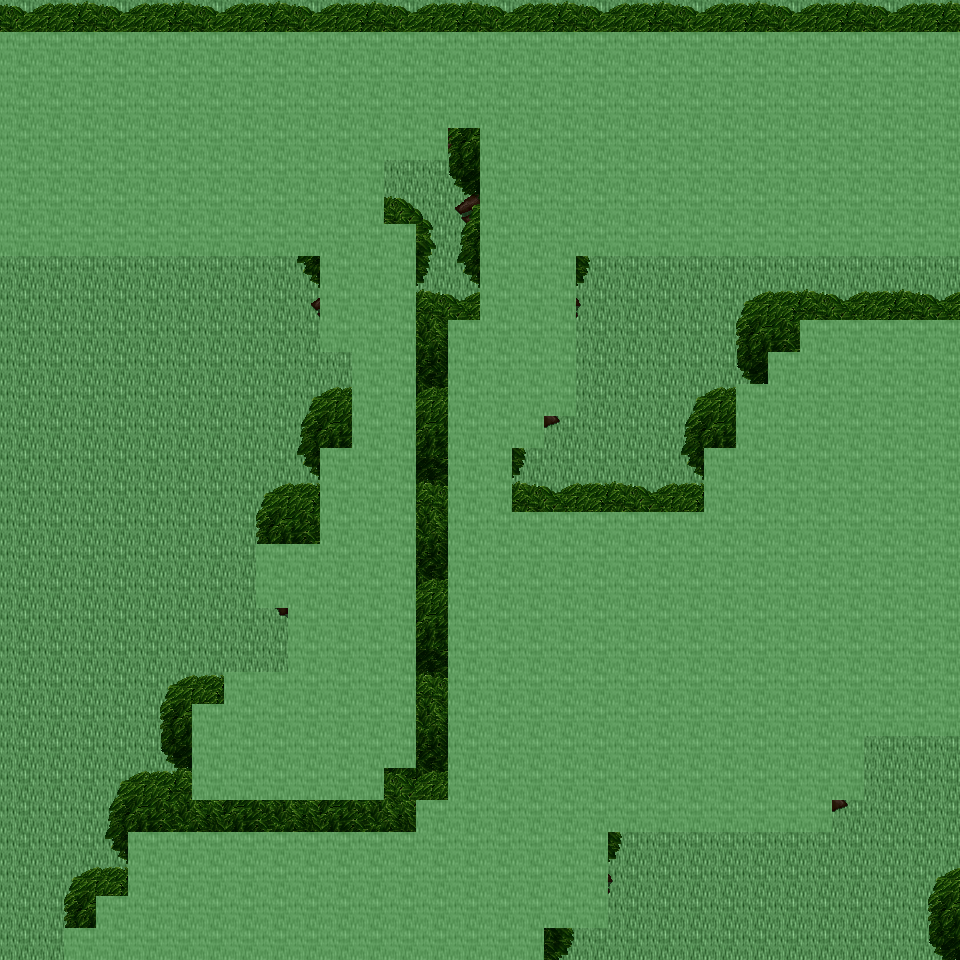

This game map was drawn from its Tiled (.tmx) file and the tilesets committed beside it. A one-line description and the trimmed map source follow:
An orthogonal 30x30 tile map with 32x32 px tiles, 6 tile layers (Ground, Object, Object2, Above, ...), 14 tilesets and 8 objects (8x mapExit).

<map version="1.0" orientation="orthogonal" renderorder="right-down" width="30" height="30" tilewidth="32" tileheight="32" nextobjectid="9">
  <tileset firstgid="1" name="tileset_ground_ground" tilewidth="32" tileheight="32" tilecount="33" columns="3">
    <image source="../drawable/tileset_ground_ground.png" width="96" height="352" />
  </tileset>
  <tileset firstgid="34" name="tileset_plant_tree_tree_darkgreen" tilewidth="32" tileheight="32" tilecount="88" columns="8">
    <image source="../drawable/tileset_plant_tree_tree_darkgreen.png" width="256" height="352" />
  </tileset>
  <tileset firstgid="122" name="tileset_plant_tree_tree_green" tilewidth="32" tileheight="32" tilecount="88" columns="8">
    <image source="../drawable/tileset_plant_tree_tree_green.png" width="256" height="352" />
  </tileset>
  <tileset firstgid="210" name="tileset_logic_creature_elf" tilewidth="32" tileheight="32" tilecount="16" columns="8">
    <image source="../drawable/tileset_logic_creature_elf.png" width="256" height="64" />
  </tileset>
  <tileset firstgid="226" name="tileset_logic_creature_animal" tilewidth="32" tileheight="32" tilecount="32" columns="8">
    <image source="../drawable/tileset_logic_creature_animal.png" width="256" height="128" />
  </tileset>
  <tileset firstgid="258" name="tileset_logic_portal" tilewidth="32" tileheight="32" tilecount="24" columns="8">
    <image source="../drawable/tileset_logic_portal.png" width="256" height="96" />
  </tileset>
  <tileset firstgid="282" name="tileset_logic_collision" tilewidth="32" tileheight="32" tilecount="1" columns="1">
    <image source="../drawable/tileset_logic_collision.png" width="32" height="32" />
  </tileset>
  <tileset firstgid="283" name="tileset_logic_item_herb" tilewidth="32" tileheight="32" tilecount="5" columns="5">
    <image source="../drawable/tileset_logic_item_herb.png" width="160" height="32" />
  </tileset>
  <tileset firstgid="288" name="tileset_logic_creature_mythical_being" tilewidth="32" tileheight="32" tilecount="24" columns="8">
    <image source="../drawable/tileset_logic_creature_mythical_being.png" width="256" height="96" />
  </tileset>
  <tileset firstgid="312" name="tileset_plant_flower_small_flower_bed_2" tilewidth="32" tileheight="32" tilecount="12" columns="3">
    <image source="../drawable/tileset_plant_flower_small_flower_bed_2.png" width="96" height="128" />
  </tileset>
  <tileset firstgid="324" name="tileset_plant_flower_small_flower_bed" tilewidth="32" tileheight="32" tilecount="12" columns="3">
    <image source="../drawable/tileset_plant_flower_small_flower_bed.png" width="96" height="128" />
  </tileset>
  <tileset firstgid="336" name="tileset_plant_flower_pointed_yellow" tilewidth="32" tileheight="32" tilecount="2" columns="2">
    <image source="../drawable/tileset_plant_flower_pointed_yellow.png" width="64" height="32" />
  </tileset>
  <tileset firstgid="338" name="tileset_plant_flower_polyanthus" tilewidth="32" tileheight="32" tilecount="3" columns="3">
    <image source="../drawable/tileset_plant_flower_polyanthus.png" width="96" height="32" />
  </tileset>
  <tileset firstgid="341" name="tileset_building_huts" tilewidth="32" tileheight="32" tilecount="338" columns="26">
    <image source="../drawable/tileset_building_huts.png" width="832" height="416" />
  </tileset>
  <layer name="Ground" width="30" height="30">
    <data>[900 cells, 900 non-empty, 1 distinct tile ids]</data>
  </layer>
  <layer name="Object" width="30" height="30">
    <data>[900 cells, 1 non-empty, 1 distinct tile ids]</data>
  </layer>
  <layer name="Object2" width="30" height="30">
    <data>[900 cells, 134 non-empty, 24 distinct tile ids]</data>
  </layer>
  <layer name="Above" width="30" height="30">
    <data>[900 cells, 592 non-empty, 46 distinct tile ids]</data>
  </layer>
  <layer name="Above2" width="30" height="30">
    <data>[900 cells, 12 non-empty, 2 distinct tile ids]</data>
  </layer>
  <layer name="Walkable" width="30" height="30">
    <data>[900 cells, 547 non-empty, 1 distinct tile ids]</data>
  </layer>
  <objectgroup name="MapEvents">
    <object id="1" name="north" type="mapExit" x="0" y="0" width="960" height="32">
      <properties>
        <property name="map" value="level_0_x137_y78" />
        <property name="x" value="0" />
        <property name="y" value="28" />
      </properties>
    </object>
    <object id="2" name="south" type="mapExit" x="0" y="928" width="64" height="32">
      <properties>
        <property name="map" value="level_0_x137_y80" />
        <property name="x" value="0" />
        <property name="y" value="1" />
      </properties>
    </object>
    <object id="3" name="south2" type="mapExit" x="544" y="928" width="416" height="32">
      <properties>
        <property name="map" value="level_0_x137_y80" />
        <property name="x" value="17" />
        <property name="y" value="1" />
      </properties>
    </object>
    <object id="4" name="west" type="mapExit" x="0" y="0" width="32" height="32">
      <properties>
        <property name="map" value="level_0_x136_y79" />
        <property name="x" value="28" />
        <property name="y" value="0" />
      </properties>
    </object>
    <object id="5" name="west2" type="mapExit" x="0" y="256" width="32" height="704">
      <properties>
        <property name="map" value="level_0_x136_y79" />
        <property name="x" value="28" />
        <property name="y" value="8" />
      </properties>
    </object>
    <object id="6" name="east" type="mapExit" x="928" y="0" width="32" height="32">
      <properties>
        <property name="map" value="level_0_x138_y79" />
        <property name="x" value="1" />
        <property name="y" value="0" />
      </properties>
    </object>
    <object id="7" name="east2" type="mapExit" x="928" y="256" width="32" height="64">
      <properties>
        <property name="map" value="level_0_x138_y79" />
        <property name="x" value="1" />
        <property name="y" value="8" />
      </properties>
    </object>
    <object id="8" name="east3" type="mapExit" x="928" y="736" width="32" height="224">
      <properties>
        <property name="map" value="level_0_x138_y79" />
        <property name="x" value="1" />
        <property name="y" value="23" />
      </properties>
    </object>
  </objectgroup>
</map>
